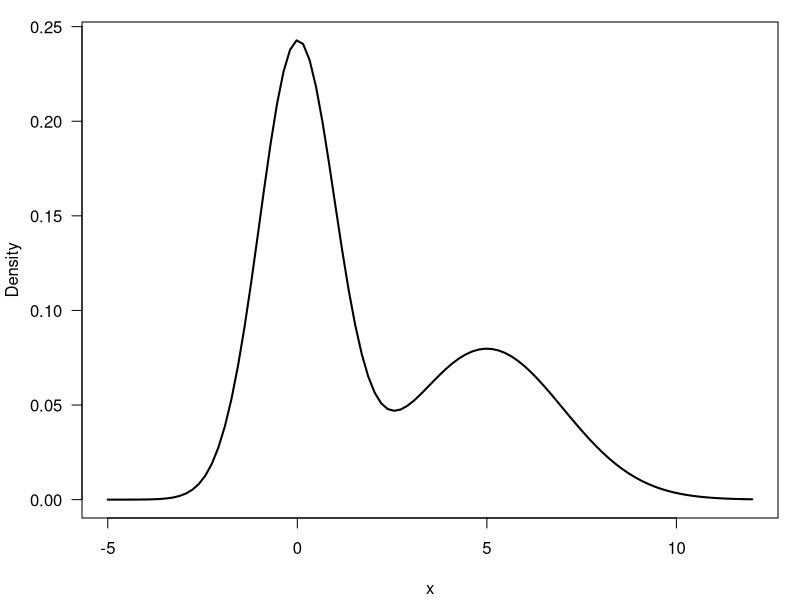
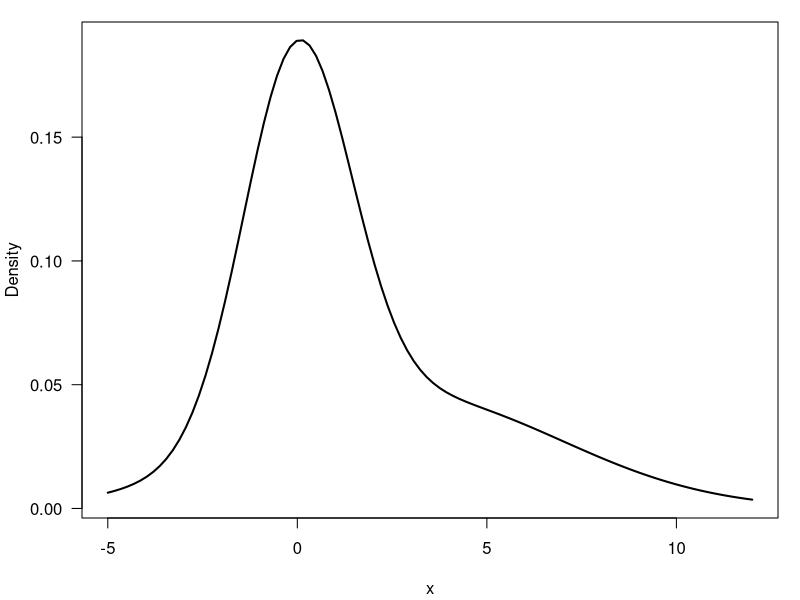
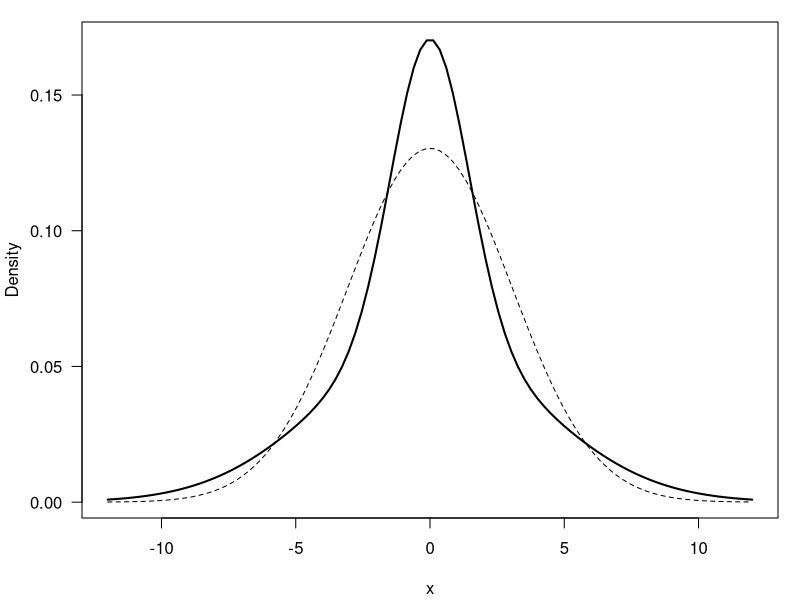

Reproduce these figures in R, in order.
### dnorm gives the density, 
### pnorm gives the distribution function, 
### qnorm gives the quantile function, 
### and rnorm generates random deviates.
dnorm(0,0,1) ## PDF,0.398,f(X=0) = 0.398
pnorm(0,0,1) ## CDF,0.5, which means P(X<=0) = 0.5 


############ 1.GMM #################
## mixture of 2 normal dist
## 1.1multi-modal:large difference in mean, little difference in var
x = seq(-5, 12, length=100)
y = 0.6*dnorm(x, 0, 1) + 0.4*dnorm(x, 5, 2)
par(mar=c(4,4,1,1)+0.1)
plot(x, y, type="l", ylab="Density", las=1, lwd=2)


## 1.2skewed: Mixture of univariate Gaussians, unimodal skewed
x = seq(-5, 12, length=100)
y = 0.55*dnorm(x, 0, sqrt(2)) + 0.45*dnorm(x, 3, 4)
par(mar=c(4,4,1,1)+0.1)
plot(x, y, type="l", ylab="Density", las=1, lwd=2)


## 1.3unimodal: heavy tail
x = seq(-12, 12, length=100)
## y和z的期望与方差都一样，但是y是单峰肥尾分布
y = 0.4*dnorm(x, 0, sqrt(2)) + 0.4*dnorm(x, 0,sqrt(16)) +  0.2*dnorm(x, 0, sqrt(20))
z = dnorm(x, 0, 0.4*sqrt(2) + 0.4*sqrt(16) + 0.2*sqrt(20))
par(mar=c(4,4,1,1)+0.1)
plot(x, y, type="l", ylab="Density", las=1, lwd=2)
lines(x,z,lty=2)